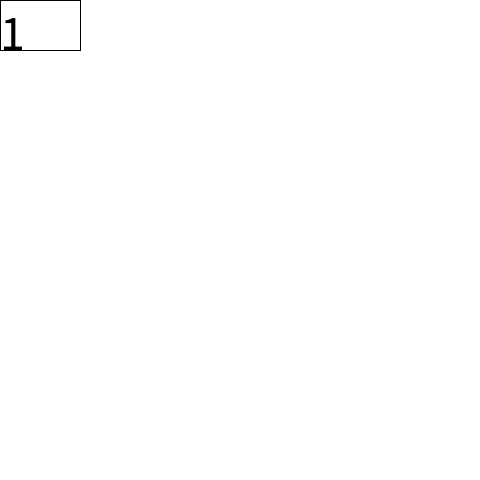
Frame 1 (no input)
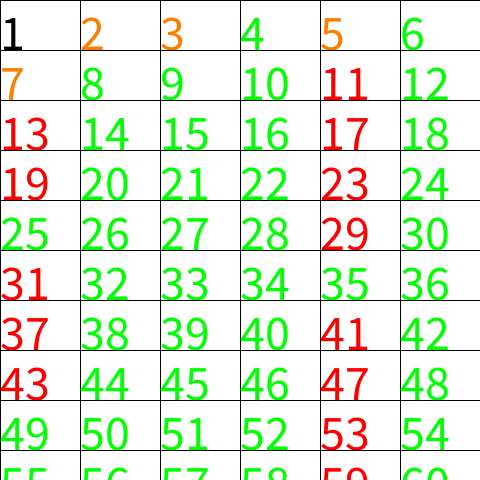
Frame 60 (the mouse pressed at the canvas centre just before this capture)
Frame 120 (the mouse held since frame 60 and released just before this capture): identical to frame 60, image omitted

The Processing sketch that drew these frames (run headless with seeded random() and noise(); from frame 60 on, the mouse is pressed at the canvas centre):

// Processing sketch: jexample02
// ── jexample02.pde
int n = 0;

void setup() {
  size(480, 480);
  background(255);
  textSize(50);
}

void draw() {
  n ++;
  fill(255);
  rect((n - 1) % 6 * 80, (n - 1) / 6 * 50, 80, 50);
  if (n == 1) {
    fill(0);
  } else if (n == 2||n == 3||n == 5||n == 7) {
    fill(253, 126, 0);
  } else if (n % 2 == 0||n % 3 == 0||n % 5 == 0||n % 7 == 0) {
    fill(0, 255, 0);
  } else {
    fill(255, 0, 0);
  }
  text(n, (n - 1) % 6 * 80, (n - 1) / 6 * 50 + 50);
}
